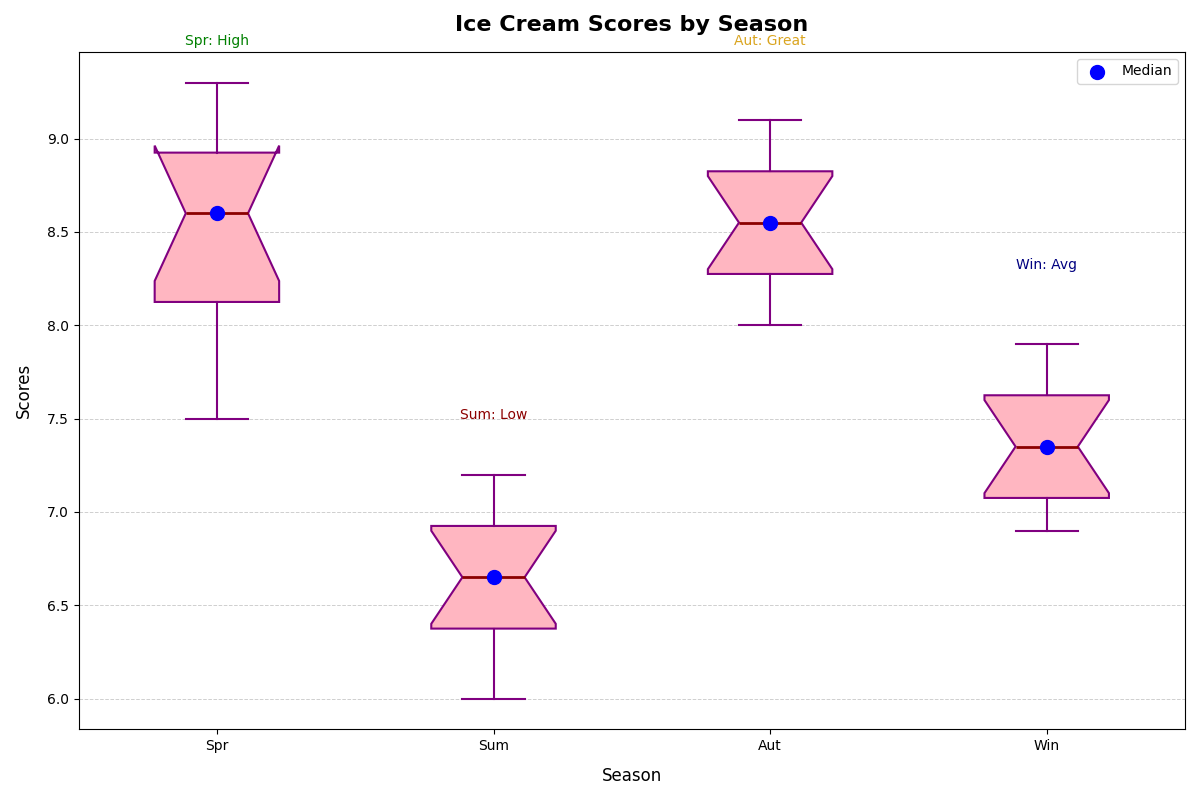

Write the Python code that produced this figure.
import matplotlib.pyplot as plt
import numpy as np

# Ice cream scores by season
spring_scores = [8.2, 8.9, 9.1, 7.8, 8.7, 9.3, 7.5, 8.5, 8.8, 9.0, 8.3, 7.9]
summer_scores = [6.5, 6.8, 7.0, 6.4, 6.1, 7.2, 6.6, 6.9, 6.7, 7.1, 6.3, 6.0]
autumn_scores = [8.8, 8.1, 8.5, 8.4, 8.7, 9.0, 8.3, 8.6, 8.9, 9.1, 8.2, 8.0]
winter_scores = [7.0, 7.3, 7.5, 7.8, 6.9, 7.4, 7.1, 7.2, 7.6, 7.9, 7.7, 7.0]

scores_data = [spring_scores, summer_scores, autumn_scores, winter_scores]
median_values = [np.median(season) for season in scores_data]
season_labels = ['Spr', 'Sum', 'Aut', 'Win']

fig, ax = plt.subplots(figsize=(12, 8))

bplot = ax.boxplot(scores_data, vert=True, patch_artist=True, labels=season_labels, notch=True,
                   boxprops=dict(facecolor='lightpink', color='purple', linewidth=1.5),
                   whiskerprops=dict(color='purple', linewidth=1.5),
                   capprops=dict(color='purple', linewidth=1.5),
                   medianprops=dict(color='darkred', linewidth=2),
                   flierprops=dict(marker='o', markerfacecolor='red', markersize=6, linestyle='none', markeredgecolor='purple'))

ax.scatter(range(1, 5), median_values, color='blue', s=100, zorder=3, label='Median')

ax.set_title('Ice Cream Scores by Season', fontsize=16, fontweight='bold', pad=15)
ax.set_xlabel('Season', fontsize=12, labelpad=10)
ax.set_ylabel('Scores', fontsize=12, labelpad=10)

ax.text(1, 9.5, 'Spr: High', fontsize=10, color='green', ha='center')
ax.text(2, 7.5, 'Sum: Low', fontsize=10, color='darkred', ha='center')
ax.text(3, 9.5, 'Aut: Great', fontsize=10, color='goldenrod', ha='center')
ax.text(4, 8.3, 'Win: Avg', fontsize=10, color='navy', ha='center')

ax.legend(loc='upper right', fontsize=10)
ax.grid(axis='y', linestyle='--', linewidth=0.7, alpha=0.6)

plt.tight_layout()
plt.show()
